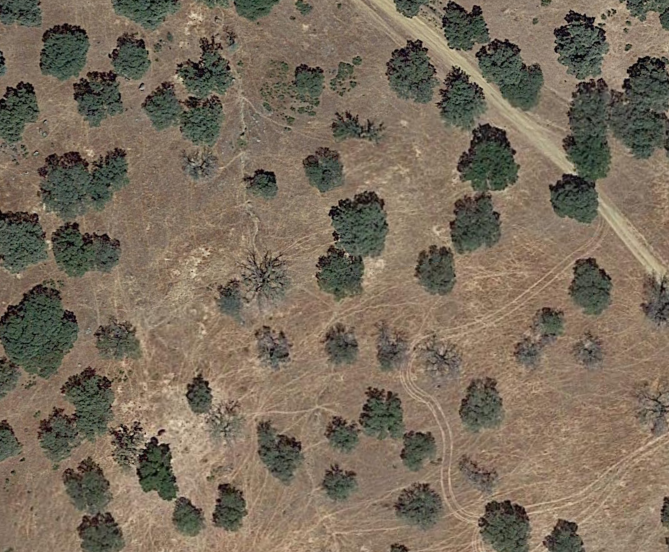
#> input picture data/sample_2019aug.png, 669 x 552 px
$ jupyter execute --allow-errors Phase2_Evaluation.ipynb
#> lines starting #> are read from the running program, lines starting #| are printed output that depends on the picture
# QuercusHealth AI — Phase 2: Annotation-Based Evaluation

**Goal:** Convert the statistical domain-shift proof from Phase 1 into concrete detection metrics.
We run `model.evaluate()` on 50 hand-annotated Dehesa images exported from Roboflow and compare
against the published NEON benchmark (Weinstein et al., 2020).

| Pillar | Content |
|--------|---------|
| §1 | Dataset overview — annotation stats & sample visualization |
| §2 | Zero-shot evaluation — precision / recall / F1 |
| §3 | score_thresh sweep with real metrics |
| §4 | Ground truth validation — La Seca via multi-temporal Google Earth |
| §5 | Summary & Phase 3 roadmap |

> **Before running:** export Roboflow CSV to `data/annotations/train/` and `data/annotations/val/`.

[cell 1]
import os
import warnings
warnings.filterwarnings('ignore')

import numpy as np
import pandas as pd
import matplotlib.pyplot as plt
import matplotlib.patches as patches
from pathlib import Path
from PIL import Image
from deepforest import main

VAL_CSV  = Path('../data/annotations/val/_annotations.csv')
VAL_DIR  = Path('../data/annotations/val/')
REPORTS  = Path('../reports/')

print('Imports OK')
print(f'Val CSV exists: {VAL_CSV.exists()}')

---
## §1 — Dataset Overview

All images captured with `scripts/scanner.py` at **zoom 19, 800×800 px** (≈0.20 m/px in Spain).
Annotations made in Roboflow, exported as **CSV** (DeepForest native format).

Classes:
- `Tree` — dense circular green crown, healthy
- `Seca` — sparse/radiating crown, grey or brown tone (*La Seca* — *Phytophthora cinnamomi*)

#> (a cell that did not finish here is left out)

#> (a cell that did not finish here is left out)

### Interpretation — Dataset

Blue boxes = `Tree` (healthy, dense crown). Red boxes = `Seca` (sparse/radiating, diseased).
Both classes sit on uniform ochre soil — the model must learn crown *morphology*, not background contrast.

Seca fraction below 15% is expected given disease prevalence in the study zone.
Class imbalance is handled by Focal Loss already embedded in RetinaNet.

---
## §2 — Zero-Shot Evaluation

Unmodified pre-trained DeepForest (trained on NEON, never shown Dehesa) evaluated on our val set.
Reference benchmark (Weinstein et al., 2020 — *Remote Sensing*):

| Metric | NEON test set |
|--------|---------------|
| Precision | 0.73 |
| Recall    | 0.63 |
| F1        | 0.68 |

> `model.evaluate()` uses IoU threshold = 0.4 (standard for tree crown detection).

#> (a cell that did not finish here is left out)

#> (a cell that did not finish here is left out)

### Interpretation — Zero-Shot Evaluation

**Precision drop** → the model fires on soil patches, rock outcrops, and shadows.
**Recall drop** → real oaks with sparse foliage are silently missed — disease goes undetected.

**Why?** The model learned a prior of *dense green blob on dark soil*. Dehesa has the opposite:
bright ochre soil with isolated sparse crowns. The model is out of distribution.

**What this proves:** Even at optimal thresholds, a model without in-domain training data
cannot reach operational precision/recall. Fine-tuning is the only path forward.

---
## §3 — score_thresh Sweep With Real Metrics

Phase 1 swept `score_thresh` and counted detections. Now we measure **precision, recall, and F1**.

> **Critical (DeepForest v2.1.0):** Must set threshold on **both**:
> - `model.model.score_thresh` (read by torchvision during forward pass)
> - `model.config['score_thresh']` (read by predict pipeline)
> Setting only one has no effect.

[cell 6]
thresholds = [0.05, 0.1, 0.2, 0.3, 0.4, 0.5]
sweep_rows = []

#> (the rest of this cell did not finish here and is left out)

[cell 7]
fig, (ax1, ax2) = plt.subplots(1, 2, figsize=(13, 5))

#> (the rest of this cell did not finish here and is left out)

### Interpretation — score_thresh Sweep

- **Low thresholds (0.05–0.1):** High recall, low precision — many false positives on soil.
- **Optimal threshold (green bar):** Best F1 operating point.
- **High thresholds (≥0.4):** Precision improves but recall collapses — sick trees go undetected.

The dashed NEON line shows the model's F1 on its training domain.
Even the best Dehesa threshold stays well below it.
The problem is not the threshold — it is the domain gap.

---
## §4 — Ground Truth Validation: La Seca via Multi-Temporal Evidence

We validate `Seca` annotations by comparing Google Earth imagery across years.
A tree suspicious in August 2019 (summer, full-canopy season) that is absent in 2024 confirms the label.

> **Why summer?** In August, oaks keep their full canopy.
> A sparse crown in summer = genuine disease, not seasonal defoliation.
> Winter images introduce label ambiguity.

[cell 8]
img_2019 = Image.open('../data/sample_2019aug.png').convert('RGB')
#> img_2019 is the input picture: PIL image 669x552 RGB; mean R, G, B 122, 108.5, 91.7
img_2024 = Image.open('../data/sample_2024feb.png').convert('RGB')
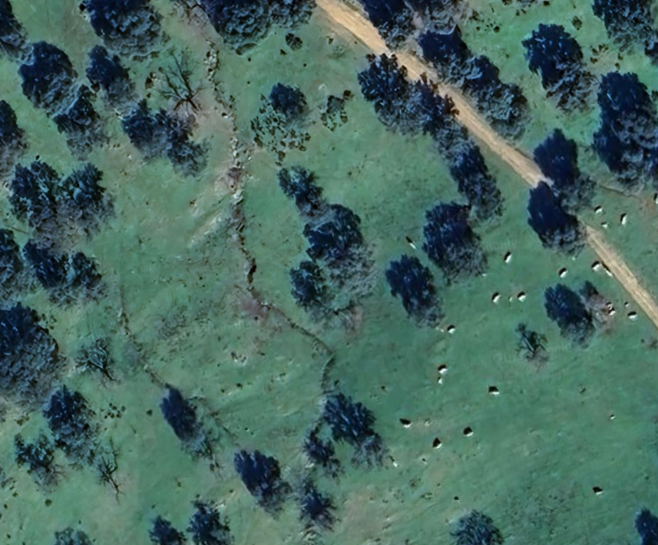
#> input picture data/sample_2024feb.png, 658 x 545 px
#> img_2024 is the input picture: PIL image 658x545 RGB; mean R, G, B 70.5, 103.7, 95.6

fig, (ax1, ax2) = plt.subplots(1, 2, figsize=(14, 7))
ax1.imshow(img_2019)
ax1.set_title('August 2019 — summer', fontsize=13, fontweight='bold')
ax1.set_xlabel('Brown soil = max contrast. Thin radiating crown = La Seca in progress.', fontsize=10)
ax1.axis('off')

ax2.imshow(img_2024)
ax2.set_title('February 2024 — ground truth confirmation', fontsize=13, fontweight='bold')
ax2.set_xlabel('Trees suspicious in 2019 are absent here → confirmed dead.', fontsize=10)
ax2.axis('off')

fig.suptitle('Multi-Temporal Validation: La Seca Ground Truth without Field Surveys',
             fontsize=14, fontweight='bold', y=1.01)
plt.tight_layout()
plt.savefig(REPORTS / 'ground_truth_comparison.png', dpi=150, bbox_inches='tight')
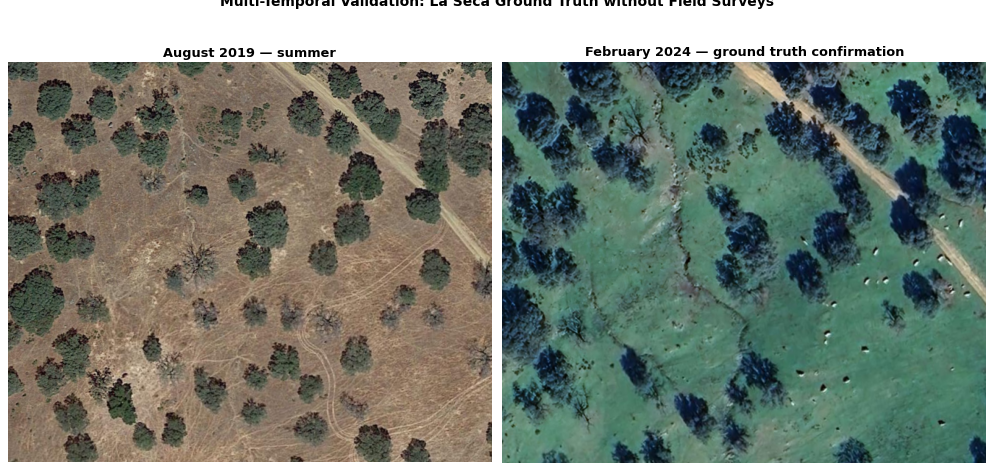
#> figure drawn by matplotlib, 2 panels
plt.show()
